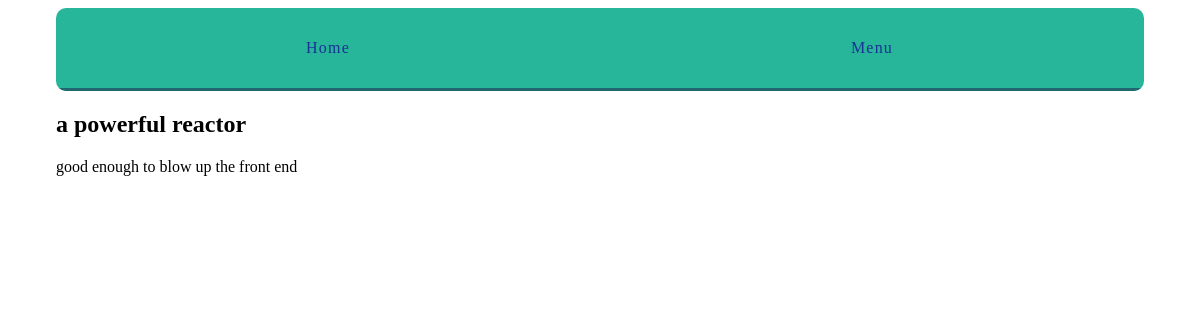
The page /catalogs/3/ on the database as committed earlier.
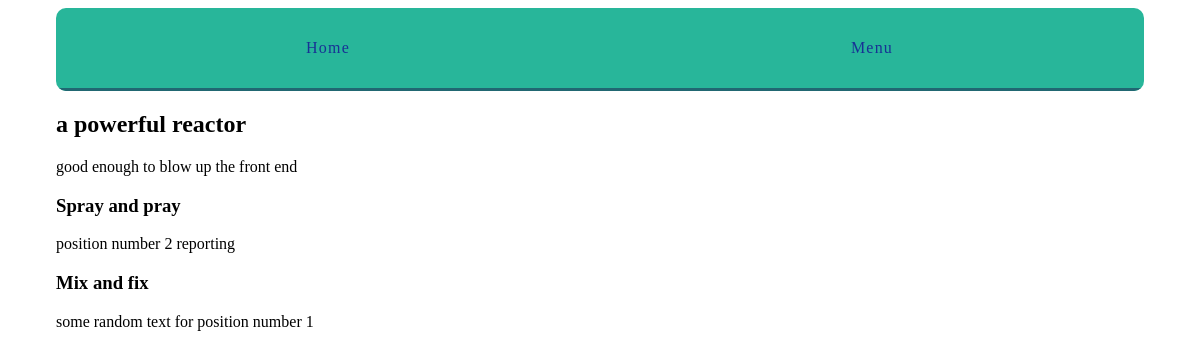
The same page on the database as committed later.
### catalogs/models.py (models this page shows, shortened)
class Procedure(models.Model):
    title = models.CharField(max_length = 255)
    description = models.TextField()
    content = models.TextField(blank=True,default="")
    order = models.IntegerField (default = 0)
    catalog = models.ForeignKey(Catalog)
    class Meta:
        ordering = ['order',]

### catalogs/views.py (the view)
# urls.py: url(r'(?P<pk>\d+)/$', views.catalog_detail,name='detail'),
def catalog_detail(request, pk):
    catalog = get_object_or_404(Catalog,pk=pk)
    return render(request, 'catalogs/catalog_detail.html',{'catalog':catalog})

### catalogs/templates/catalogs/catalog_detail.html (shortened to what this page needs)
{% extends "layout.html" %}
{%block content %}
<article>
    <h2>{{catalog.name}}</h2>
        {{catalog.description}}
        <section>
            {% for procedure in catalog.procedure_set.all %}
            <h3>
                <a href="{%url 'catalog:procedure' catalog_pk=procedure.catalog.pk procedure_pk=procedure.pk %}">
                    {{procedure.title}}
                </a>
            </h3>
            {{procedure.description}}
            {% endfor %}
        </section>
</article>
{% endblock %}

Rows that differ between the two databases and show on the page:
added Procedure: title "Spray and pray", description "position number 2 reporting"
added Procedure: title "Mix and fix", description "some random text for position number 1"
